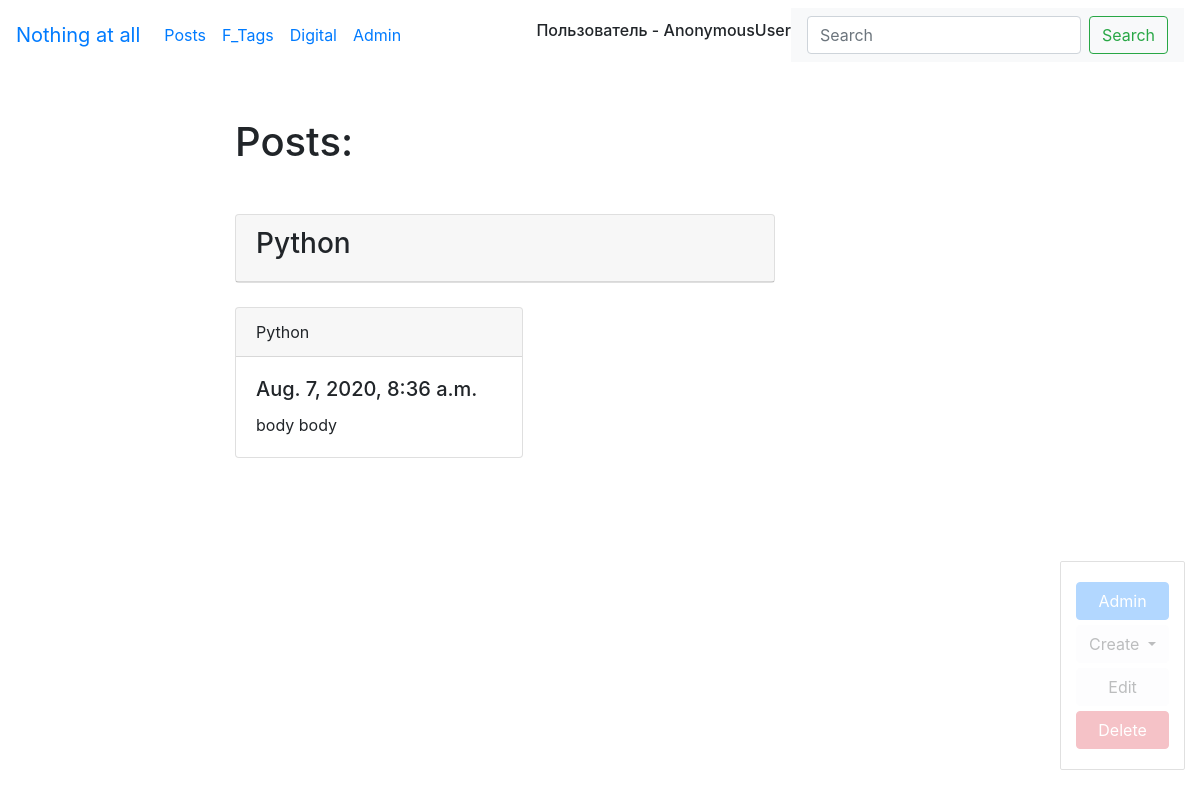
The app's page /digital_site/post_det/python-1596789387/ with its own data.
### digital_site/models.py (models this page shows, shortened)
class Post(models.Model):
    title = models.CharField(max_length=150, db_index=True)
    slug = models.SlugField(max_length=150, blank=True, unique=True)
    body = models.TextField(blank=True, db_index=True)
    tags = models.ManyToManyField('Tag', blank=True, related_name='posts')
    date_pub = models.DateTimeField(auto_now_add=True)
    def get_update_url(self):
        return reverse('post_update_url', kwargs={'slug': self.slug})
    def get_delete_url(self):
        return reverse('post_delete_url', kwargs={'slug': self.slug})
    class Meta:
        ordering = ['date_pub']

### digital_site/views.py (the view)
# urls.py: path('post_det/<str:slug>/', PostDetail.as_view(), name='post_detail_url'),
class PostDetail(ObjectDetailMixin, View):
    model = Post
    template = 'digital_site/post_detail.html'

### digital_site/utils.py (called while the page is built)
    def get(self,request,slug):
        n = get_object_or_404(self.model, slug__iexact=slug)
        return render(request, self.template, context={self.model.__name__.lower(): n, 'admin_obj':n, 'detail_view':True})

### digital_site/templates/digital_site/post_detail.html
{% extends 'digital_site/base_blog.html' %}
{% block content %}
<h1 class="mb-5"> Posts: </h1>
<div class="card mb-4">
          <div class="card-header">
   <h3> {{ post.title }} </h3>
          </div>
</div>
<div class="card mb-3" style="max-width: 18rem;">
  <div class="card-header">{{ post.title }}</div>
  <div class="card-body">
    <h5 class="card-title">{{ post.date_pub }}</h5>
    <p class="card-text">{{ post.body }}</p>
  </div>
</div>
{% endblock %}

### records on screen
Post: title "Python", date_pub "Aug. 7, 2020, 8:36 a.m.", body "body body"

### other values on screen
{{ request.user }} "AnonymousUser"
